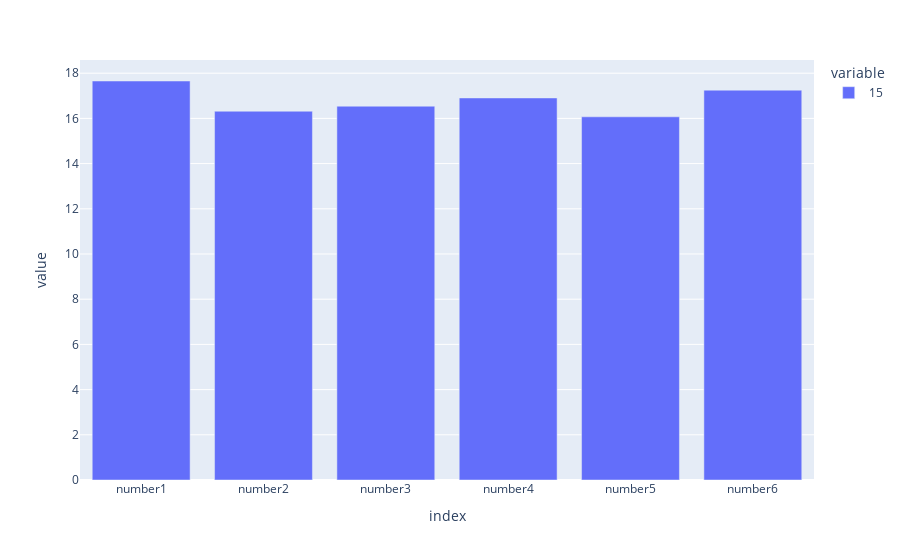

Notebook source saved alongside this figure:
### Markdown cell above
### `Динамика текста`

### Code cell
data_verb = data_verb.drop(['index'], axis=1)
fig5 = data_verb.T.plot.bar()
fig5.show()

### Figure 1 — Plotly figure (JSON) as saved in the notebook; plotly's stock layout.template omitted (floating-point values rounded to 4 significant figures)
{"data": [{"alignmentgroup": "True", "hovertemplate": "variable=15<br>index=%{x}<br>value=%{y}<extra></extra>", "legendgroup": "15", "marker": {"color": "#636efa", "pattern": {"shape": ""}}, "name": "15", "offsetgroup": "15", "orientation": "v", "showlegend": true, "textposition": "auto", "type": "bar", "x": ["number1", "number2", "number3", "number4", "number5", "number6"], "xaxis": "x", "y": [17.65, 16.32, 16.54, 16.9, 16.07, 17.25], "yaxis": "y"}], "layout": {"barmode": "relative", "legend": {"title": {"text": "variable"}, "tracegroupgap": 0}, "margin": {"t": 60}, "xaxis": {"anchor": "y", "domain": [0, 1], "title": {"text": "index"}}, "yaxis": {"anchor": "x", "domain": [0, 1], "title": {"text": "value"}}}}
